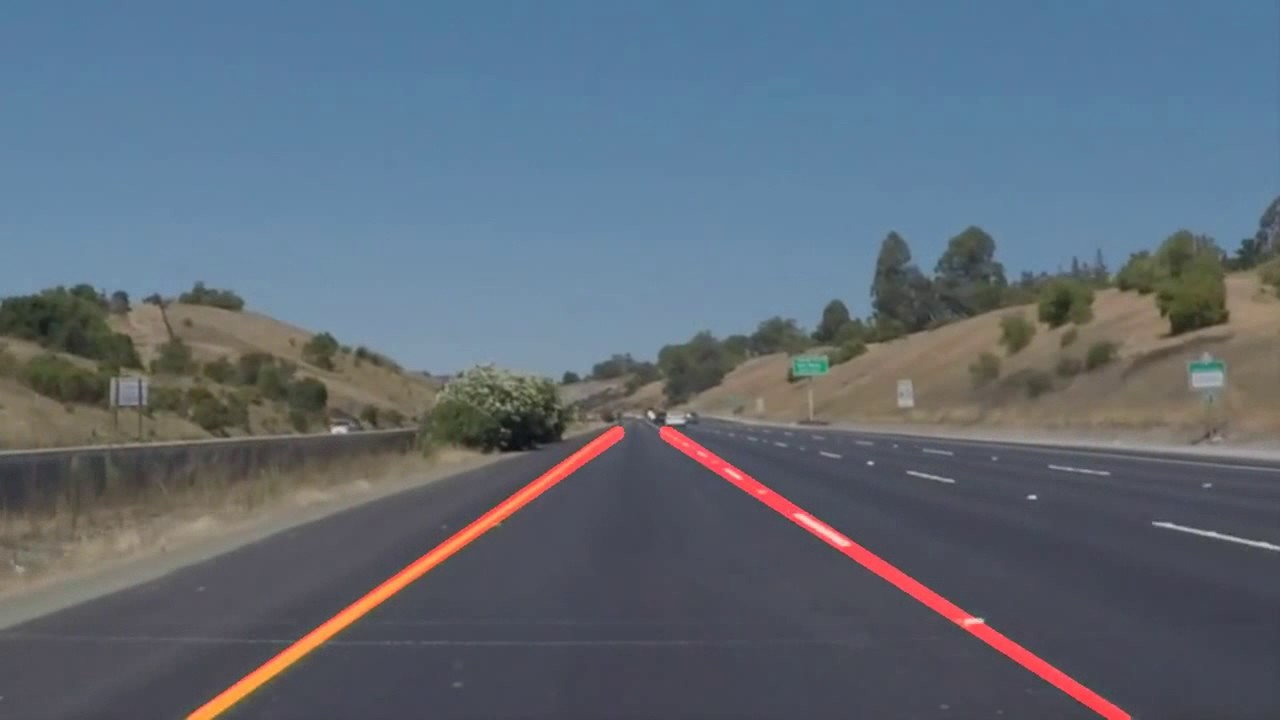
#> input picture lane_detection_using_openCV/road.jpg, 1280 x 720 px, found by its file name
$ python probabilistic_hough_line_transform_opencv.py
#> lines starting #> are read from the running program, lines starting #| are printed output that depends on the picture; after the words box and inside, x2 and y2 are one past the last pixel; in counts of white or black regions, pixels touching at a corner belong together
import cv2
import numpy as np
img = cv2.imread('road.jpg')
#> img is the input picture: shape (720, 1280, 3); mean B, G, R 119.7, 106.8, 95.2
gray = cv2.cvtColor(img, cv2.COLOR_BGR2GRAY)
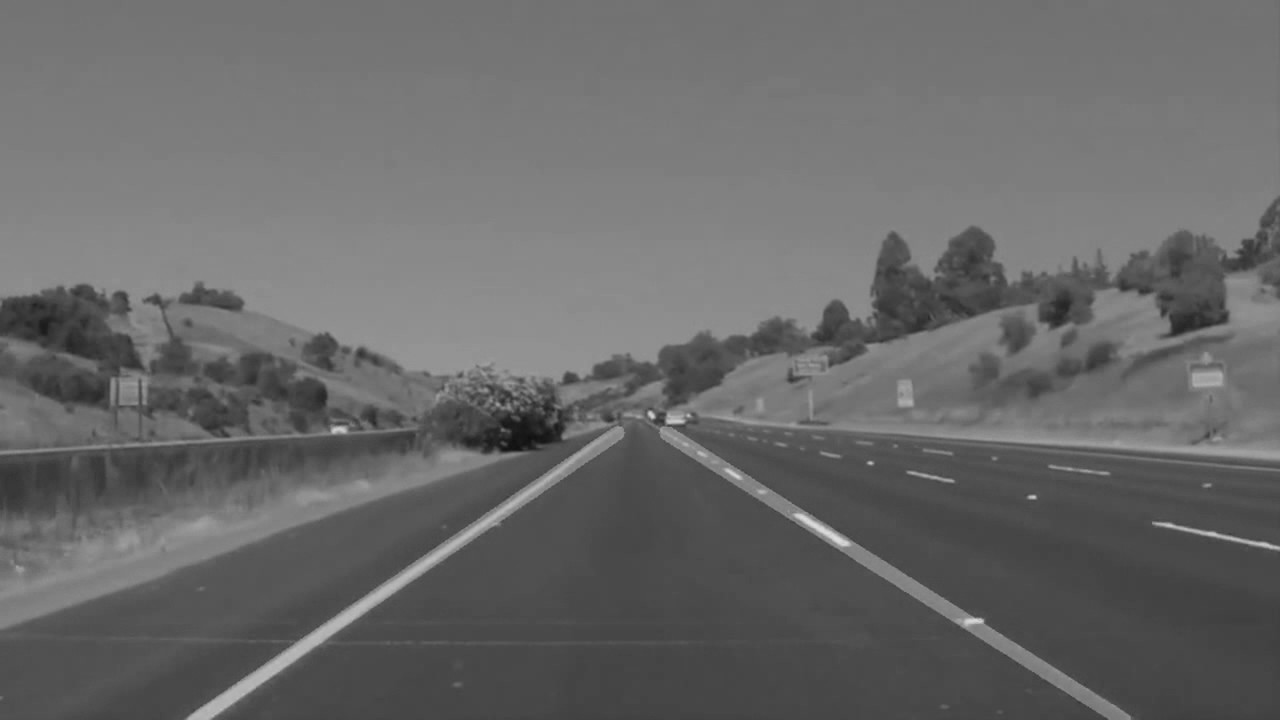
#> gray: shape (720, 1280); min 15, max 222, mean 104.8
edges = cv2.Canny(gray,50,150,apertureSize = 3)
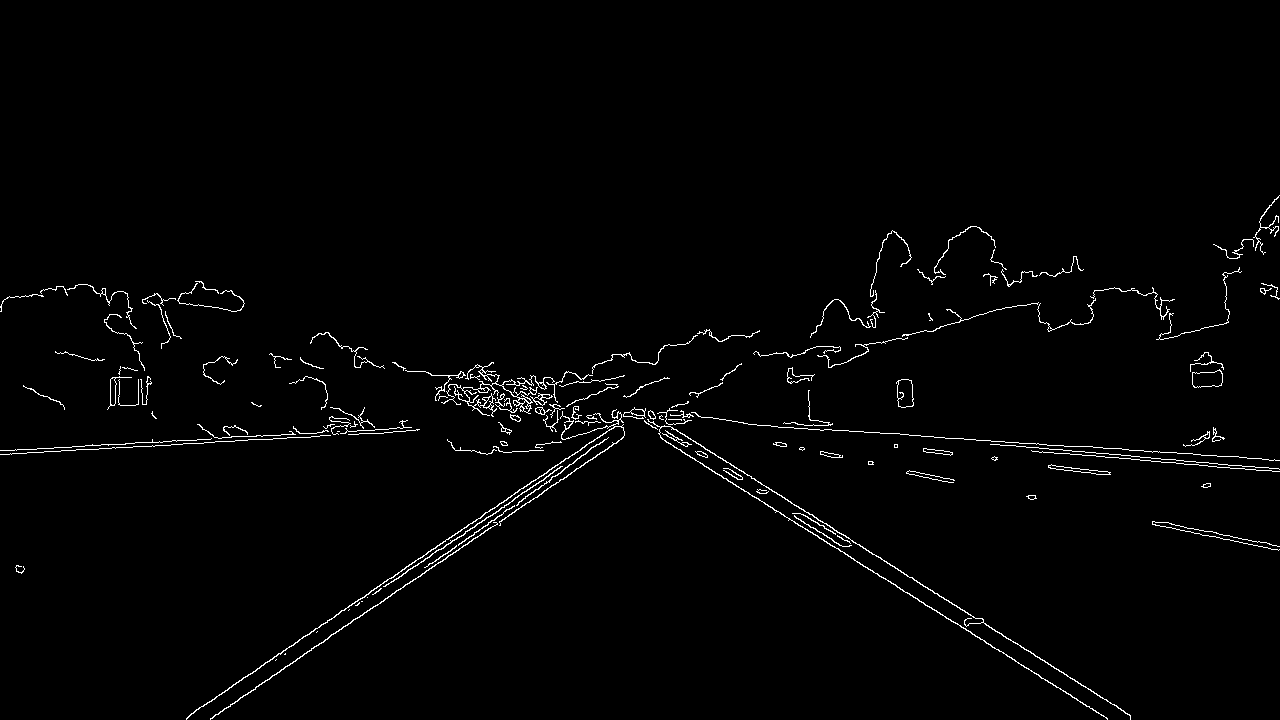
#> edges: shape (720, 1280); 1.5% white in thin lines or dots, all inside (x1, y1, x2, y2) = (0, 195, 1280, 720)
cv2.imshow('edges', edges)
lines = cv2.HoughLinesP(edges,1,np.pi/180,100,minLineLength=100,maxLineGap=10)
#> lines = 24 rows, first 6: [668, 426, 1130, 715], [666, 442, 1107, 718], [261, 665, 640, 409], [827, 429, 1226, 456], [304, 653, 622, 438], [0, 450, 221, 438]
for line in lines:
    x1,y1,x2,y2 = line[0]
    cv2.line(img,(x1,y1),(x2,y2),(0,255,0),2)
#> this loop made 24 passes
#> (x1, y1, x2, y2) on passes 1 to 12: (668, 426, 1130, 715), (666, 442, 1107, 718), (261, 665, 640, 409), (827, 429, 1226, 456), (304, 653, 622, 438), (0, 450, 221, 438), (451, 396, 578, 407), (373, 594, 552, 473), (191, 713, 435, 548), (256, 686, 570, 474), (661, 438, 1014, 659), (171, 444, 330, 435)
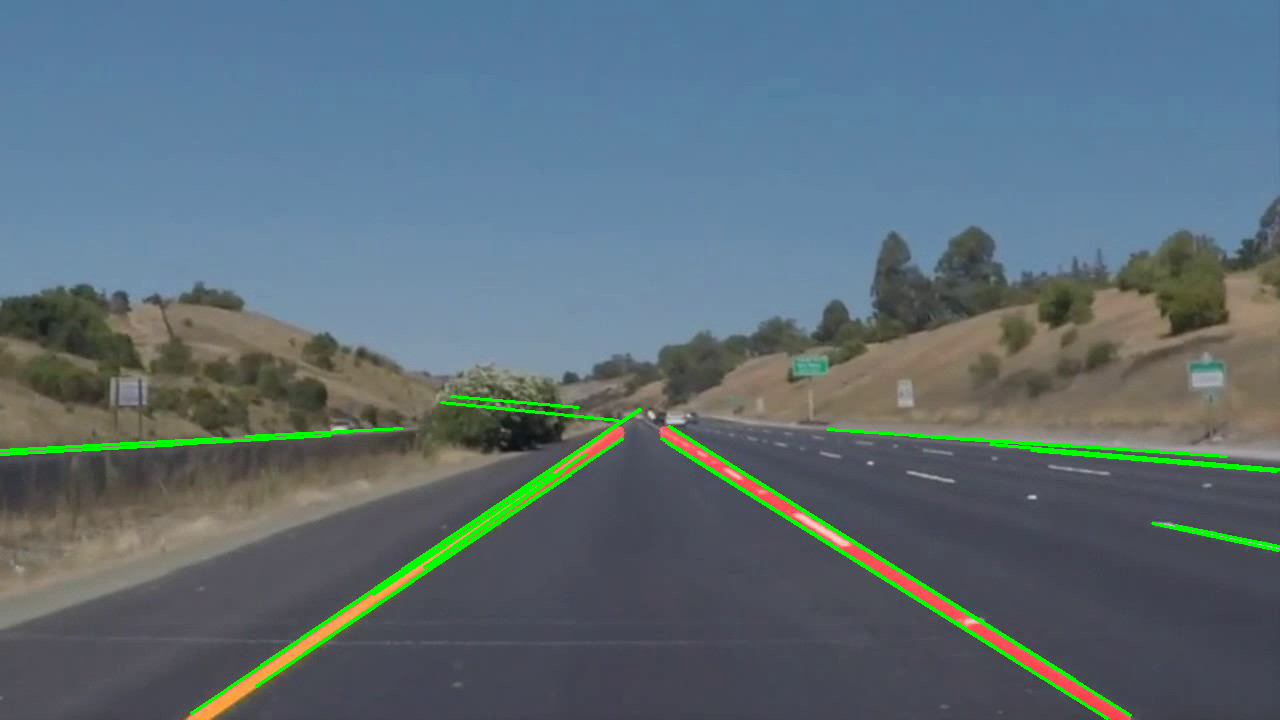
#> img: shape (720, 1280, 3); 1.74% of pixels changed, all inside (x1, y1, x2, y2) = (0, 395, 1280, 720)

cv2.imshow('image', img)
k = cv2.waitKey(0)
#> (key Esc is pressed here)
cv2.destroyAllWindows()
